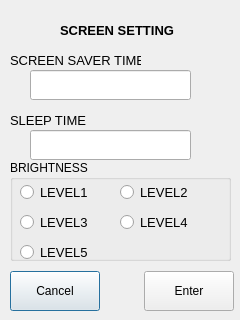
<?xml version="1.0" encoding="UTF-8"?>
<ui version="4.0">
 <class>Screen</class>
 <widget class="QDialog" name="Screen">
  <property name="geometry">
   <rect>
    <x>0</x>
    <y>0</y>
    <width>240</width>
    <height>320</height>
   </rect>
  </property>
  <property name="windowTitle">
   <string>Dialog</string>
  </property>
  <widget class="QLabel" name="lTitle">
   <property name="geometry">
    <rect>
     <x>60</x>
     <y>20</y>
     <width>121</width>
     <height>21</height>
    </rect>
   </property>
   <property name="font">
    <font>
     <pointsize>10</pointsize>
     <weight>75</weight>
     <bold>true</bold>
    </font>
   </property>
   <property name="text">
    <string>SCREEN SETTING</string>
   </property>
  </widget>
  <widget class="QGroupBox" name="groupBox">
   <property name="geometry">
    <rect>
     <x>10</x>
     <y>160</y>
     <width>221</width>
     <height>101</height>
    </rect>
   </property>
   <property name="title">
    <string>BRIGHTNESS</string>
   </property>
   <widget class="QRadioButton" name="rbL1">
    <property name="geometry">
     <rect>
      <x>10</x>
      <y>20</y>
      <width>81</width>
      <height>25</height>
     </rect>
    </property>
    <property name="font">
     <font>
      <pointsize>10</pointsize>
     </font>
    </property>
    <property name="text">
     <string>LEVEL1</string>
    </property>
   </widget>
   <widget class="QRadioButton" name="rbL2">
    <property name="geometry">
     <rect>
      <x>110</x>
      <y>20</y>
      <width>91</width>
      <height>25</height>
     </rect>
    </property>
    <property name="font">
     <font>
      <pointsize>10</pointsize>
     </font>
    </property>
    <property name="text">
     <string>LEVEL2</string>
    </property>
   </widget>
   <widget class="QRadioButton" name="rbL3">
    <property name="geometry">
     <rect>
      <x>10</x>
      <y>50</y>
      <width>81</width>
      <height>25</height>
     </rect>
    </property>
    <property name="font">
     <font>
      <pointsize>10</pointsize>
     </font>
    </property>
    <property name="text">
     <string>LEVEL3</string>
    </property>
   </widget>
   <widget class="QRadioButton" name="rbL4">
    <property name="geometry">
     <rect>
      <x>110</x>
      <y>50</y>
      <width>91</width>
      <height>25</height>
     </rect>
    </property>
    <property name="font">
     <font>
      <pointsize>10</pointsize>
     </font>
    </property>
    <property name="text">
     <string>LEVEL4</string>
    </property>
   </widget>
   <widget class="QRadioButton" name="rbL5">
    <property name="geometry">
     <rect>
      <x>10</x>
      <y>80</y>
      <width>113</width>
      <height>25</height>
     </rect>
    </property>
    <property name="font">
     <font>
      <pointsize>10</pointsize>
     </font>
    </property>
    <property name="text">
     <string>LEVEL5</string>
    </property>
   </widget>
  </widget>
  <widget class="QLabel" name="label">
   <property name="geometry">
    <rect>
     <x>10</x>
     <y>50</y>
     <width>131</width>
     <height>20</height>
    </rect>
   </property>
   <property name="font">
    <font>
     <pointsize>10</pointsize>
    </font>
   </property>
   <property name="text">
    <string>SCREEN SAVER TIME</string>
   </property>
  </widget>
  <widget class="QLineEdit" name="leSs">
   <property name="geometry">
    <rect>
     <x>30</x>
     <y>70</y>
     <width>161</width>
     <height>30</height>
    </rect>
   </property>
  </widget>
  <widget class="QLabel" name="label_2">
   <property name="geometry">
    <rect>
     <x>10</x>
     <y>110</y>
     <width>91</width>
     <height>20</height>
    </rect>
   </property>
   <property name="font">
    <font>
     <pointsize>10</pointsize>
    </font>
   </property>
   <property name="text">
    <string>SLEEP TIME</string>
   </property>
  </widget>
  <widget class="QLineEdit" name="leSt">
   <property name="geometry">
    <rect>
     <x>30</x>
     <y>130</y>
     <width>161</width>
     <height>30</height>
    </rect>
   </property>
  </widget>
  <widget class="QWidget" name="layoutWidget">
   <property name="geometry">
    <rect>
     <x>10</x>
     <y>270</y>
     <width>224</width>
     <height>42</height>
    </rect>
   </property>
   <layout class="QHBoxLayout" name="horizontalLayout">
    <item>
     <widget class="QPushButton" name="pbCancel">
      <property name="minimumSize">
       <size>
        <width>90</width>
        <height>40</height>
       </size>
      </property>
      <property name="text">
       <string>Cancel</string>
      </property>
     </widget>
    </item>
    <item>
     <spacer name="horizontalSpacer">
      <property name="orientation">
       <enum>Qt::Horizontal</enum>
      </property>
      <property name="sizeHint" stdset="0">
       <size>
        <width>40</width>
        <height>20</height>
       </size>
      </property>
     </spacer>
    </item>
    <item>
     <widget class="QPushButton" name="pbEnter">
      <property name="minimumSize">
       <size>
        <width>90</width>
        <height>40</height>
       </size>
      </property>
      <property name="text">
       <string>Enter</string>
      </property>
     </widget>
    </item>
   </layout>
  </widget>
 </widget>
 <resources/>
 <connections/>
</ui>
